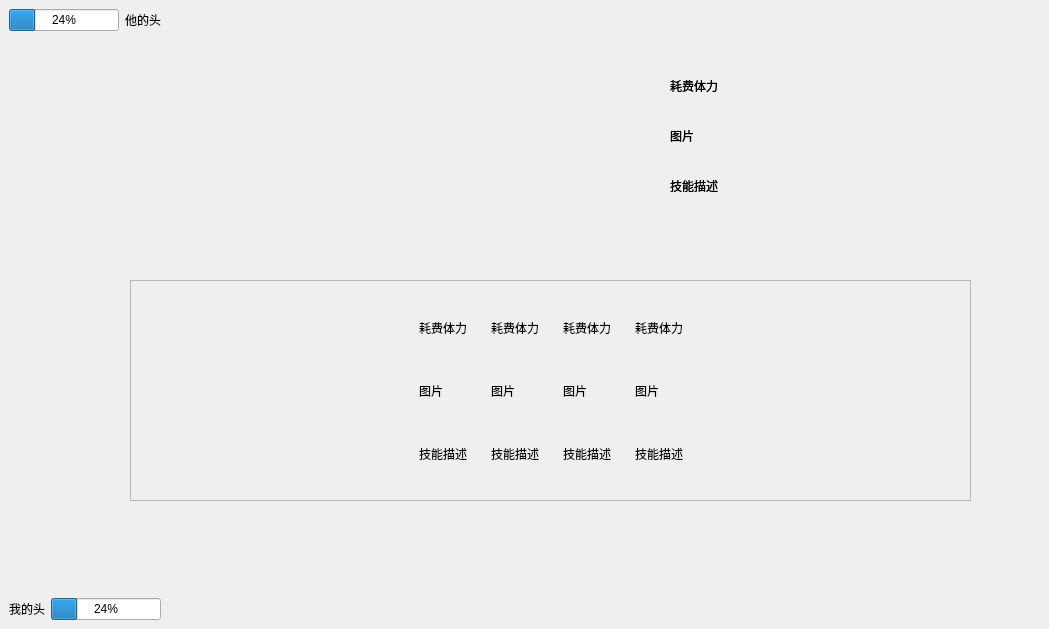
<?xml version="1.0" encoding="UTF-8"?>
<ui version="4.0">
 <class>Form</class>
 <widget class="QWidget" name="Form">
  <property name="geometry">
   <rect>
    <x>0</x>
    <y>0</y>
    <width>1049</width>
    <height>629</height>
   </rect>
  </property>
  <property name="windowTitle">
   <string>Form</string>
  </property>
  <widget class="QFrame" name="frame">
   <property name="geometry">
    <rect>
     <x>130</x>
     <y>280</y>
     <width>841</width>
     <height>221</height>
    </rect>
   </property>
   <property name="frameShape">
    <enum>QFrame::StyledPanel</enum>
   </property>
   <property name="frameShadow">
    <enum>QFrame::Raised</enum>
   </property>
   <layout class="QHBoxLayout" name="horizontalLayout_3">
    <item>
     <spacer name="horizontalSpacer_2">
      <property name="orientation">
       <enum>Qt::Horizontal</enum>
      </property>
      <property name="sizeHint" stdset="0">
       <size>
        <width>40</width>
        <height>20</height>
       </size>
      </property>
     </spacer>
    </item>
    <item>
     <widget class="Card" name="widget_7" native="true">
      <layout class="QVBoxLayout" name="verticalLayout">
       <item>
        <widget class="QLabel" name="label_23">
         <property name="text">
          <string>耗费体力</string>
         </property>
        </widget>
       </item>
       <item>
        <widget class="QLabel" name="label_22">
         <property name="text">
          <string>图片</string>
         </property>
        </widget>
       </item>
       <item>
        <widget class="QLabel" name="label_21">
         <property name="text">
          <string>技能描述</string>
         </property>
        </widget>
       </item>
      </layout>
     </widget>
    </item>
    <item>
     <widget class="Card" name="widget_6" native="true">
      <layout class="QVBoxLayout" name="verticalLayout_2">
       <item>
        <widget class="QLabel" name="label_20">
         <property name="text">
          <string>耗费体力</string>
         </property>
        </widget>
       </item>
       <item>
        <widget class="QLabel" name="label_19">
         <property name="text">
          <string>图片</string>
         </property>
        </widget>
       </item>
       <item>
        <widget class="QLabel" name="label_18">
         <property name="text">
          <string>技能描述</string>
         </property>
        </widget>
       </item>
      </layout>
     </widget>
    </item>
    <item>
     <widget class="Card" name="widget_5" native="true">
      <layout class="QVBoxLayout" name="verticalLayout_4">
       <item>
        <widget class="QLabel" name="label_17">
         <property name="text">
          <string>耗费体力</string>
         </property>
        </widget>
       </item>
       <item>
        <widget class="QLabel" name="label_16">
         <property name="text">
          <string>图片</string>
         </property>
        </widget>
       </item>
       <item>
        <widget class="QLabel" name="label_15">
         <property name="text">
          <string>技能描述</string>
         </property>
        </widget>
       </item>
      </layout>
     </widget>
    </item>
    <item>
     <widget class="Card" name="widget_3" native="true">
      <layout class="QVBoxLayout" name="verticalLayout_3">
       <item>
        <widget class="QLabel" name="label_11">
         <property name="text">
          <string>耗费体力</string>
         </property>
        </widget>
       </item>
       <item>
        <widget class="QLabel" name="label_10">
         <property name="text">
          <string>图片</string>
         </property>
        </widget>
       </item>
       <item>
        <widget class="QLabel" name="label_9">
         <property name="text">
          <string>技能描述</string>
         </property>
        </widget>
       </item>
      </layout>
     </widget>
    </item>
    <item>
     <spacer name="horizontalSpacer">
      <property name="orientation">
       <enum>Qt::Horizontal</enum>
      </property>
      <property name="sizeHint" stdset="0">
       <size>
        <width>40</width>
        <height>20</height>
       </size>
      </property>
     </spacer>
    </item>
   </layout>
  </widget>
  <widget class="QWidget" name="layoutWidget">
   <property name="geometry">
    <rect>
     <x>9</x>
     <y>9</y>
     <width>152</width>
     <height>22</height>
    </rect>
   </property>
   <layout class="QHBoxLayout" name="horizontalLayout_2">
    <item>
     <widget class="QProgressBar" name="progressBar_2">
      <property name="value">
       <number>24</number>
      </property>
     </widget>
    </item>
    <item>
     <widget class="QLabel" name="label_2">
      <property name="text">
       <string>他的头</string>
      </property>
     </widget>
    </item>
   </layout>
  </widget>
  <widget class="QWidget" name="">
   <property name="geometry">
    <rect>
     <x>9</x>
     <y>598</y>
     <width>152</width>
     <height>22</height>
    </rect>
   </property>
   <layout class="QHBoxLayout" name="horizontalLayout">
    <item>
     <widget class="QLabel" name="label">
      <property name="text">
       <string>我的头</string>
      </property>
     </widget>
    </item>
    <item>
     <widget class="QProgressBar" name="progressBar">
      <property name="value">
       <number>24</number>
      </property>
     </widget>
    </item>
   </layout>
  </widget>
  <widget class="Card" name="widget" native="true">
   <property name="geometry">
    <rect>
     <x>640</x>
     <y>30</y>
     <width>131</width>
     <height>231</height>
    </rect>
   </property>
   <widget class="QLabel" name="label_3">
    <property name="geometry">
     <rect>
      <x>30</x>
      <y>140</y>
      <width>71</width>
      <height>31</height>
     </rect>
    </property>
    <property name="text">
     <string>技能描述</string>
    </property>
   </widget>
   <widget class="QLabel" name="label_4">
    <property name="geometry">
     <rect>
      <x>30</x>
      <y>100</y>
      <width>54</width>
      <height>12</height>
     </rect>
    </property>
    <property name="text">
     <string>图片</string>
    </property>
   </widget>
   <widget class="QLabel" name="label_5">
    <property name="geometry">
     <rect>
      <x>30</x>
      <y>50</y>
      <width>54</width>
      <height>12</height>
     </rect>
    </property>
    <property name="text">
     <string>耗费体力</string>
    </property>
   </widget>
   <widget class="Card" name="widget_2" native="true">
    <property name="geometry">
     <rect>
      <x>0</x>
      <y>0</y>
      <width>131</width>
      <height>231</height>
     </rect>
    </property>
    <widget class="QLabel" name="label_6">
     <property name="geometry">
      <rect>
       <x>30</x>
       <y>140</y>
       <width>71</width>
       <height>31</height>
      </rect>
     </property>
     <property name="text">
      <string>技能描述</string>
     </property>
    </widget>
    <widget class="QLabel" name="label_7">
     <property name="geometry">
      <rect>
       <x>30</x>
       <y>100</y>
       <width>54</width>
       <height>12</height>
      </rect>
     </property>
     <property name="text">
      <string>图片</string>
     </property>
    </widget>
    <widget class="QLabel" name="label_8">
     <property name="geometry">
      <rect>
       <x>30</x>
       <y>50</y>
       <width>54</width>
       <height>12</height>
      </rect>
     </property>
     <property name="text">
      <string>耗费体力</string>
     </property>
    </widget>
   </widget>
  </widget>
 </widget>
 <customwidgets>
  <customwidget>
   <class>Card</class>
   <extends>QWidget</extends>
   <header>card.h</header>
   <container>1</container>
  </customwidget>
 </customwidgets>
 <resources/>
 <connections/>
</ui>
